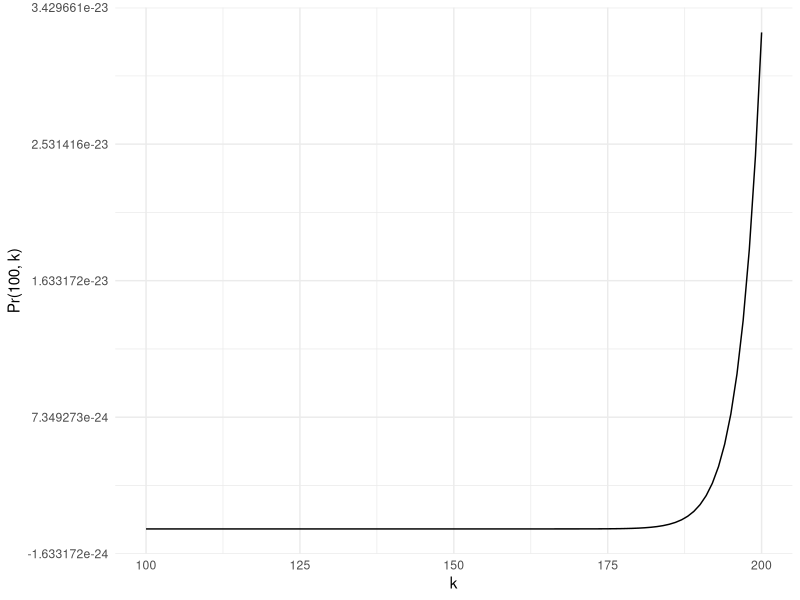
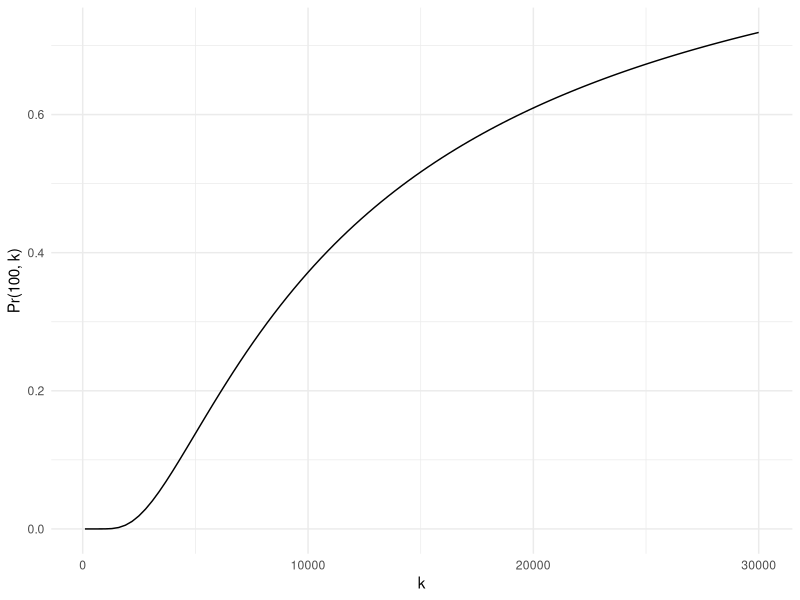
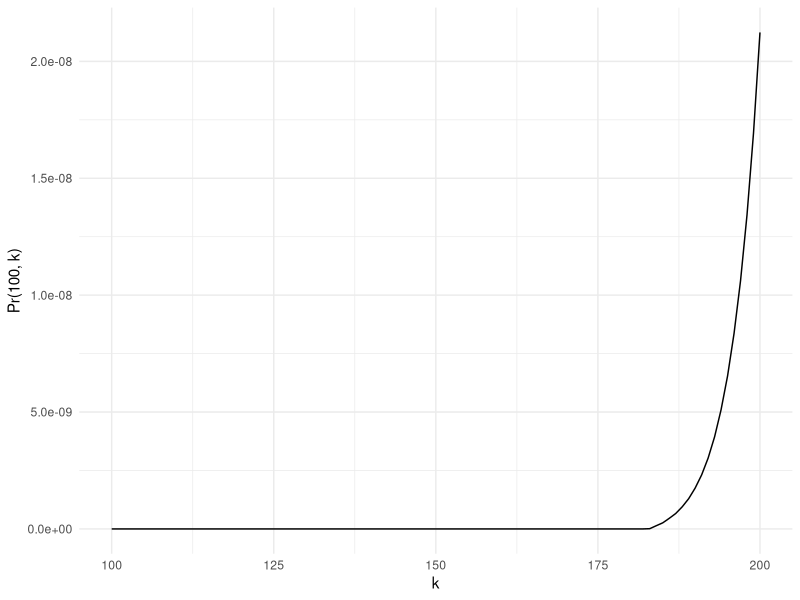
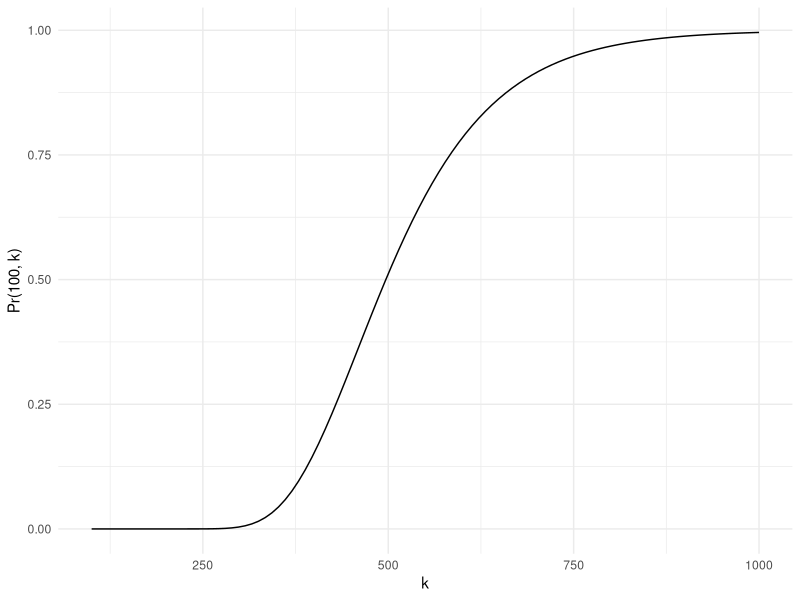
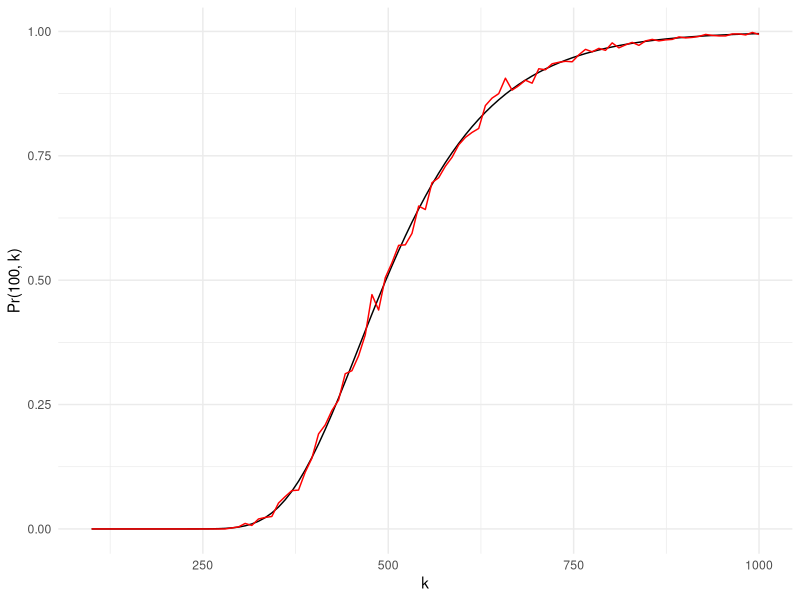

The R source for these figures, in order:
## ---- chunk 1
library(ggplot2)
theme_set(theme_minimal())
## ---- chunk 2
Pr <- function(k) {
  choose(k-1, 99)/choose(k+99, k)
}
ggplot() +
  xlim(100, 200) +
  geom_function(fun = Pr) +
  labs(x = "k", y = "Pr(100, k)")
## ---- chunk 3
ggplot() +
  xlim(100, 30000) +
  geom_function(fun = Pr) +
  labs(x = "k", y = "Pr(100, k)")
## ---- chunk 4
for (k in seq(100, 30000, 1)) {
  if (Pr(k) >= 0.5) {
    print(paste0("It takes ", k, " times for the probability to reach 50%."))
    break
  }
}
## ---- chunk 5
for (k in seq(100, 50000, 1)) {
  if (Pr(k) >= 0.8) {
    print(paste0("It takes ", k, " times for the probability to reach 80%."))
    break
  }
}
## ---- chunk 6
n <- 3
k <- 3
S <- LETTERS[1:n]
sims <- replicate(50000, sample(S, k, replace = TRUE), simplify = FALSE)
(p <- sum(sapply(sims, function(x) length(setdiff(S, x)) == 0))/50000)
## ---- chunk 7
Pr <- function(n, k) {
  out <- vector("numeric", n+1)
  for (j in seq(0, n, 1)) {
    out[j+1] <- (-1)^j * ((n-j)/n)^k * choose(n, j)
  }
  max(0, sum(out))
}
Pr_100 <- function(k) {
  sapply(k, function(k) Pr(100, k))
}
ggplot() +
  xlim(100, 200) +
  geom_function(fun = Pr_100) +
  labs(x = "k", y = "Pr(100, k)")
## ---- chunk 8
ggplot() +
  xlim(100, 1000) +
  geom_function(fun = Pr_100) +
  labs(x = "k", y = "Pr(100, k)")
## ---- chunk 9
for (k in seq(100, 1000, 1)) {
  if (Pr_100(k) >= 0.5) {
    print(paste0("It takes ", k, " times for the probability to reach 50%."))
    break
  }
}
## ---- chunk 10
for (k in seq(100, 1000, 1)) {
  if (Pr_100(k) >= 0.8) {
    print(paste0("It takes ", k, " times for the probability to reach 80%."))
    break
  }
}
## ---- chunk 11
Sim <- function(k, n) {
  S <- seq(1, n, 1)
  sims <- replicate(1000, sample(S, k, replace = TRUE), simplify = FALSE)
  sum(sapply(sims, function(x) length(setdiff(S, x)) == 0))/1000
}
Sim_100 <- function(k, n) {
  sapply(k, function(k) Sim(k, n))
}
ggplot() +
  xlim(100, 1000) +
  geom_function(fun = Pr_100) +
  geom_function(fun = Sim_100, args = list(n = 100), color = "red") +
  labs(x = "k", y = "Pr(100, k)")
